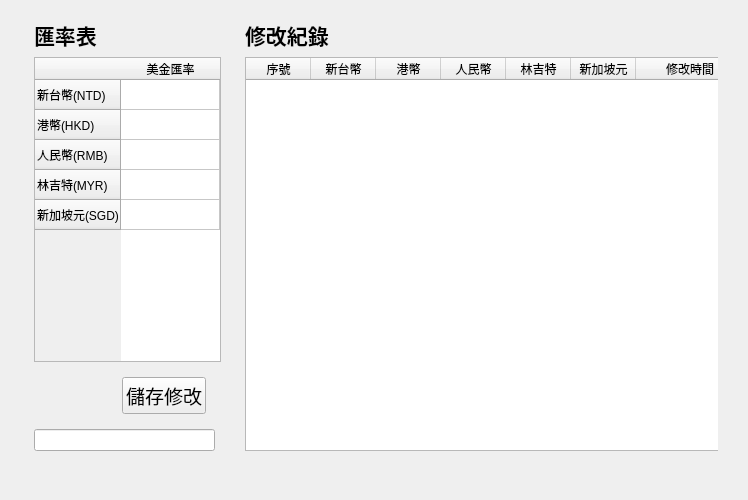
<?xml version="1.0" encoding="UTF-8"?>
<ui version="4.0">
 <class>LayerExchangeRate</class>
 <widget class="QWidget" name="LayerExchangeRate">
  <property name="geometry">
   <rect>
    <x>0</x>
    <y>0</y>
    <width>748</width>
    <height>500</height>
   </rect>
  </property>
  <property name="windowTitle">
   <string>Form</string>
  </property>
  <layout class="QGridLayout" name="gridLayout">
   <property name="leftMargin">
    <number>0</number>
   </property>
   <property name="topMargin">
    <number>0</number>
   </property>
   <property name="rightMargin">
    <number>0</number>
   </property>
   <property name="bottomMargin">
    <number>0</number>
   </property>
   <property name="spacing">
    <number>0</number>
   </property>
   <item row="0" column="0">
    <widget class="QWidget" name="wBg" native="true">
     <property name="minimumSize">
      <size>
       <width>0</width>
       <height>0</height>
      </size>
     </property>
     <property name="maximumSize">
      <size>
       <width>16777215</width>
       <height>16777215</height>
      </size>
     </property>
     <layout class="QHBoxLayout" name="horizontalLayout_3">
      <property name="leftMargin">
       <number>20</number>
      </property>
      <property name="topMargin">
       <number>10</number>
      </property>
      <property name="rightMargin">
       <number>20</number>
      </property>
      <property name="bottomMargin">
       <number>40</number>
      </property>
      <item>
       <spacer name="horizontalSpacer_3">
        <property name="orientation">
         <enum>Qt::Horizontal</enum>
        </property>
        <property name="sizeHint" stdset="0">
         <size>
          <width>40</width>
          <height>20</height>
         </size>
        </property>
       </spacer>
      </item>
      <item>
       <widget class="QWidget" name="widget_2" native="true">
        <property name="minimumSize">
         <size>
          <width>200</width>
          <height>0</height>
         </size>
        </property>
        <property name="maximumSize">
         <size>
          <width>240</width>
          <height>16777215</height>
         </size>
        </property>
        <layout class="QGridLayout" name="gridLayout_3">
         <item row="1" column="0" rowspan="2" colspan="2">
          <widget class="QTableWidget" name="tableWidget">
           <property name="minimumSize">
            <size>
             <width>120</width>
             <height>0</height>
            </size>
           </property>
           <property name="focusPolicy">
            <enum>Qt::NoFocus</enum>
           </property>
           <property name="styleSheet">
            <string notr="true"/>
           </property>
           <attribute name="horizontalHeaderCascadingSectionResizes">
            <bool>false</bool>
           </attribute>
           <attribute name="horizontalHeaderDefaultSectionSize">
            <number>80</number>
           </attribute>
           <attribute name="horizontalHeaderStretchLastSection">
            <bool>true</bool>
           </attribute>
           <attribute name="verticalHeaderMinimumSectionSize">
            <number>30</number>
           </attribute>
           <attribute name="verticalHeaderDefaultSectionSize">
            <number>30</number>
           </attribute>
           <attribute name="verticalHeaderHighlightSections">
            <bool>false</bool>
           </attribute>
           <attribute name="verticalHeaderShowSortIndicator" stdset="0">
            <bool>false</bool>
           </attribute>
           <attribute name="verticalHeaderStretchLastSection">
            <bool>false</bool>
           </attribute>
           <row>
            <property name="text">
             <string>新台幣(NTD)</string>
            </property>
           </row>
           <row>
            <property name="text">
             <string>港幣(HKD)</string>
            </property>
           </row>
           <row>
            <property name="text">
             <string>人民幣(RMB)</string>
            </property>
           </row>
           <row>
            <property name="text">
             <string>林吉特(MYR)</string>
            </property>
           </row>
           <row>
            <property name="text">
             <string>新加坡元(SGD)</string>
            </property>
           </row>
           <column>
            <property name="text">
             <string>美金匯率</string>
            </property>
           </column>
          </widget>
         </item>
         <item row="3" column="0">
          <widget class="QWidget" name="widget" native="true">
           <property name="sizePolicy">
            <sizepolicy hsizetype="Preferred" vsizetype="Fixed">
             <horstretch>0</horstretch>
             <verstretch>0</verstretch>
            </sizepolicy>
           </property>
           <layout class="QHBoxLayout" name="horizontalLayout">
            <item>
             <spacer name="horizontalSpacer">
              <property name="orientation">
               <enum>Qt::Horizontal</enum>
              </property>
              <property name="sizeHint" stdset="0">
               <size>
                <width>40</width>
                <height>20</height>
               </size>
              </property>
             </spacer>
            </item>
            <item>
             <widget class="QPushButton" name="btnSave">
              <property name="font">
               <font>
                <pointsize>14</pointsize>
               </font>
              </property>
              <property name="focusPolicy">
               <enum>Qt::NoFocus</enum>
              </property>
              <property name="text">
               <string>儲存修改</string>
              </property>
             </widget>
            </item>
           </layout>
          </widget>
         </item>
         <item row="4" column="0">
          <widget class="QLineEdit" name="lineEdit"/>
         </item>
         <item row="0" column="0" colspan="2">
          <widget class="QLabel" name="label">
           <property name="sizePolicy">
            <sizepolicy hsizetype="Preferred" vsizetype="Fixed">
             <horstretch>0</horstretch>
             <verstretch>0</verstretch>
            </sizepolicy>
           </property>
           <property name="font">
            <font>
             <pointsize>16</pointsize>
             <bold>true</bold>
            </font>
           </property>
           <property name="text">
            <string>匯率表</string>
           </property>
          </widget>
         </item>
        </layout>
       </widget>
      </item>
      <item>
       <widget class="QWidget" name="widget_3" native="true">
        <property name="minimumSize">
         <size>
          <width>100</width>
          <height>0</height>
         </size>
        </property>
        <layout class="QGridLayout" name="gridLayout_2">
         <item row="0" column="0">
          <widget class="QLabel" name="label_2">
           <property name="sizePolicy">
            <sizepolicy hsizetype="Preferred" vsizetype="Fixed">
             <horstretch>0</horstretch>
             <verstretch>0</verstretch>
            </sizepolicy>
           </property>
           <property name="font">
            <font>
             <pointsize>16</pointsize>
             <bold>true</bold>
            </font>
           </property>
           <property name="text">
            <string>修改紀錄</string>
           </property>
          </widget>
         </item>
         <item row="1" column="0">
          <widget class="QTableWidget" name="tbHistory">
           <property name="minimumSize">
            <size>
             <width>500</width>
             <height>0</height>
            </size>
           </property>
           <property name="focusPolicy">
            <enum>Qt::NoFocus</enum>
           </property>
           <property name="editTriggers">
            <set>QAbstractItemView::NoEditTriggers</set>
           </property>
           <property name="selectionBehavior">
            <enum>QAbstractItemView::SelectRows</enum>
           </property>
           <attribute name="horizontalHeaderDefaultSectionSize">
            <number>65</number>
           </attribute>
           <attribute name="horizontalHeaderStretchLastSection">
            <bool>true</bool>
           </attribute>
           <attribute name="verticalHeaderVisible">
            <bool>false</bool>
           </attribute>
           <column>
            <property name="text">
             <string>序號</string>
            </property>
           </column>
           <column>
            <property name="text">
             <string>新台幣</string>
            </property>
           </column>
           <column>
            <property name="text">
             <string>港幣</string>
            </property>
           </column>
           <column>
            <property name="text">
             <string>人民幣</string>
            </property>
           </column>
           <column>
            <property name="text">
             <string>林吉特</string>
            </property>
           </column>
           <column>
            <property name="text">
             <string>新加坡元</string>
            </property>
           </column>
           <column>
            <property name="text">
             <string>修改時間</string>
            </property>
           </column>
          </widget>
         </item>
        </layout>
       </widget>
      </item>
      <item>
       <spacer name="horizontalSpacer_2">
        <property name="orientation">
         <enum>Qt::Horizontal</enum>
        </property>
        <property name="sizeHint" stdset="0">
         <size>
          <width>40</width>
          <height>20</height>
         </size>
        </property>
       </spacer>
      </item>
      <item>
       <spacer name="horizontalSpacer_5">
        <property name="orientation">
         <enum>Qt::Horizontal</enum>
        </property>
        <property name="sizeHint" stdset="0">
         <size>
          <width>40</width>
          <height>20</height>
         </size>
        </property>
       </spacer>
      </item>
     </layout>
    </widget>
   </item>
  </layout>
 </widget>
 <resources/>
 <connections/>
</ui>
